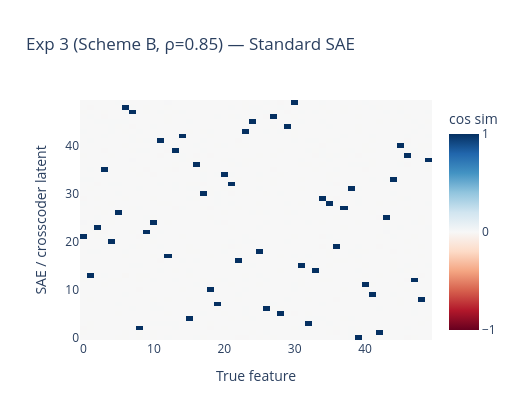
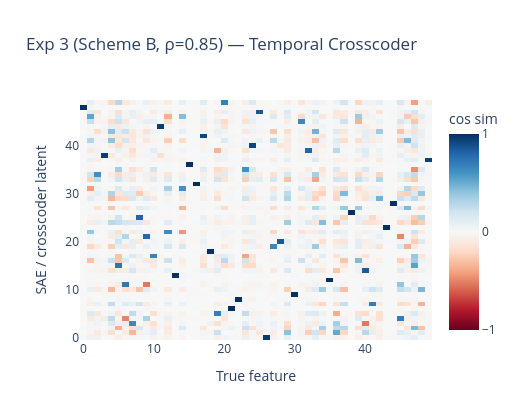

Notebook code for these charts, in order:
### Code cell
m_sae3   = feature_recovery_score(sae_exp3.W_dec.T, TRUE_FEATURES)
m_cross3 = feature_recovery_score(cc_exp3.decoder_directions(pos=0), TRUE_FEATURES)

print('\n=== Exp 3 results ===')
print_recovery('Standard SAE       ', m_sae3)
print_recovery('Temporal Crosscoder', m_cross3)

ALL_RESULTS.append({'label': f'Exp 3\nScheme B (ρ={RHO_B})', 'sae': m_sae3, 'crosscoder': m_cross3})

plot_recovery_heatmap(sae_exp3.W_dec.T, TRUE_FEATURES,
                      title=f'Exp 3 (Scheme B, ρ={RHO_B}) — Standard SAE')
plot_recovery_heatmap(cc_exp3.decoder_directions(pos=0), TRUE_FEATURES,
                      title=f'Exp 3 (Scheme B, ρ={RHO_B}) — Temporal Crosscoder')

### Figure 1 — Plotly figure (JSON) as saved in the notebook; plotly's stock layout.template omitted (floating-point values rounded to 4 significant figures; data arrays with more than 128 entries replaced by an {"elided": "..."} marker saying what was removed)
{"data": [{"colorbar": {"dtick": 1, "tickvals": [-1, 0, 1], "title": {"text": "cos sim"}}, "colorscale": [[0, "rgb(103,0,31)"], [0.1, "rgb(178,24,43)"], [0.2, "rgb(214,96,77)"], [0.3, "rgb(244,165,130)"], [0.4, "rgb(253,219,199)"], [0.5, "rgb(247,247,247)"], [0.6, "rgb(209,229,240)"], [0.7, "rgb(146,197,222)"], [0.8, "rgb(67,147,195)"], [0.9, "rgb(33,102,172)"], [1, "rgb(5,48,97)"]], "hovertemplate": "True feature: %{x}<br>SAE latent: %{y}<br>Cos sim: %{z:.3f}<extra></extra>", "type": "heatmap", "z": {"elided": "50x50 float values"}, "zmax": 1, "zmin": -1}], "layout": {"height": 420, "title": {"text": "Exp 3 (Scheme B, ρ=0.85) — Standard SAE"}, "width": 520, "xaxis": {"title": {"text": "True feature"}}, "yaxis": {"title": {"text": "SAE / crosscoder latent"}}}}

### Figure 2 — Plotly figure (JSON) as saved in the notebook; plotly's stock layout.template omitted (floating-point values rounded to 4 significant figures; data arrays with more than 128 entries replaced by an {"elided": "..."} marker saying what was removed)
{"data": [{"colorbar": {"dtick": 1, "tickvals": [-1, 0, 1], "title": {"text": "cos sim"}}, "colorscale": [[0, "rgb(103,0,31)"], [0.1, "rgb(178,24,43)"], [0.2, "rgb(214,96,77)"], [0.3, "rgb(244,165,130)"], [0.4, "rgb(253,219,199)"], [0.5, "rgb(247,247,247)"], [0.6, "rgb(209,229,240)"], [0.7, "rgb(146,197,222)"], [0.8, "rgb(67,147,195)"], [0.9, "rgb(33,102,172)"], [1, "rgb(5,48,97)"]], "hovertemplate": "True feature: %{x}<br>SAE latent: %{y}<br>Cos sim: %{z:.3f}<extra></extra>", "type": "heatmap", "z": {"elided": "50x50 float values"}, "zmax": 1, "zmin": -1}], "layout": {"height": 420, "title": {"text": "Exp 3 (Scheme B, ρ=0.85) — Temporal Crosscoder"}, "width": 520, "xaxis": {"title": {"text": "True feature"}}, "yaxis": {"title": {"text": "SAE / crosscoder latent"}}}}
